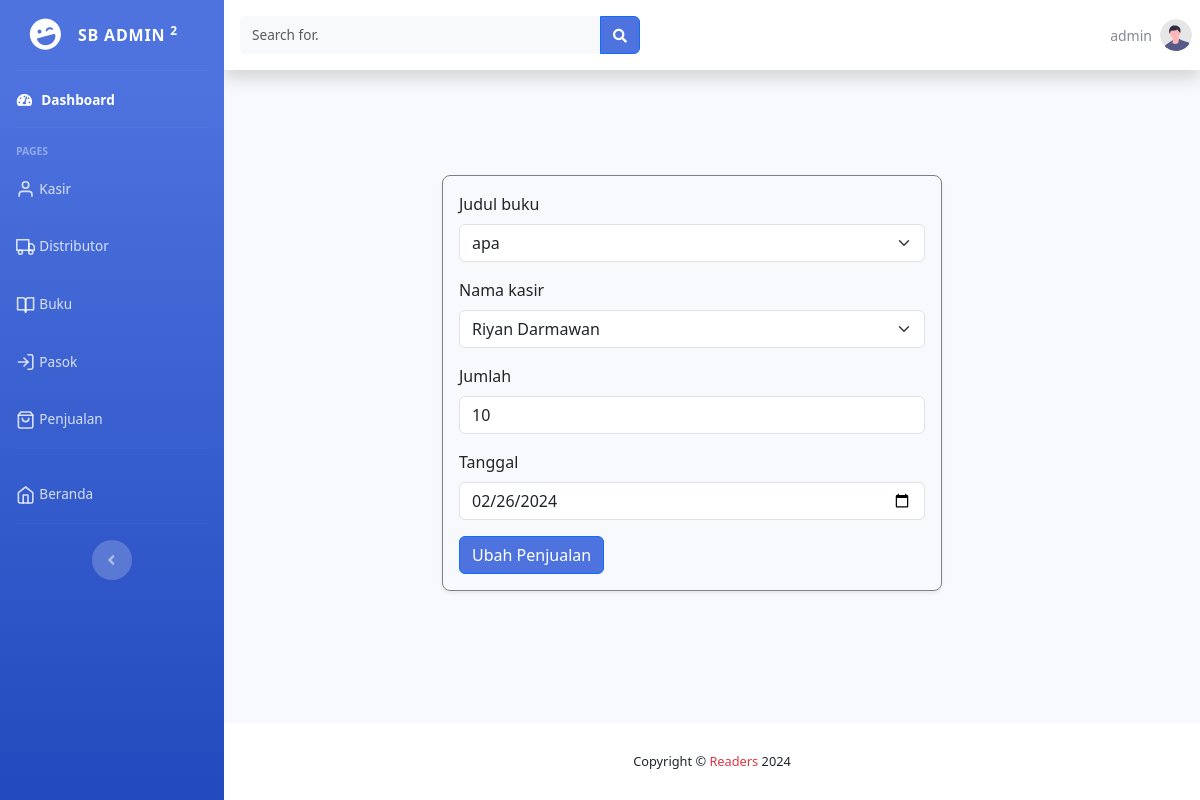
Screenshot of /dashboard/penjualan/ubah.php?id=2 (signed in) with the database file from the repository.
### tables this page shows
CREATE TABLE `kasir` (
  `id_kasir` int NOT NULL,
  `nama` varchar(35) DEFAULT NULL,
  `alamat` text,
  `telepon` varchar(13) DEFAULT NULL,
  `status` enum('online','offline') DEFAULT NULL,
  `username` varchar(30) DEFAULT NULL,
  `password` varchar(60) DEFAULT NULL,
  `akses` enum('admin','kasir') DEFAULT NULL
);

CREATE TABLE `penjualan` (
  `id_penjualan` int NOT NULL,
  `id_buku` int DEFAULT NULL,
  `id_kasir` int DEFAULT NULL,
  `jumlah` int DEFAULT NULL,
  `total` int DEFAULT NULL,
  `tanggal` date DEFAULT NULL
);

### dashboard/penjualan/ubah.php (the view, shortened to what this page needs)
<?php
include '../../koneksi_database.php';
$sql = 'SELECT buku.id_buku, buku.judul, buku.harga_jual
        FROM penjualan
        RIGHT JOIN buku ON penjualan.id_buku = buku.id_buku';
$books = $conn->query($sql);
$sql = 'SELECT kasir.id_kasir, kasir.nama
        FROM penjualan
        RIGHT JOIN kasir ON penjualan.id_kasir = kasir.id_kasir';
$cashiers = $conn->query($sql);
$sql = 'SELECT * FROM penjualan WHERE id_penjualan=' . $_GET['id'];
$penjualan = $conn->query($sql)->fetch_assoc();
include '../layout/header.php';
include '../layout/sidebar.php';
?>
<div id="content-wrapper" class="d-flex flex-column">
    <div id="content">
        <?php include '../layout/topbar.php' ?>
        <div class="container-fluid container-wrap">
            <div class="wrap">
                <form action="" method="post" class="form-container shadow-sm">
                    <div class="mb-3">
                        <label for="id_buku" class="form-label">Judul buku</label>
                        <select class="form-select" id="id_buku" name="id_buku" aria-describedby="emailHelp" aria-label="Default select example">
                            <?php foreach ($books as $book) : ?>
                                <option value="<?= $book['id_buku'] ?>"><?= $book['judul'] ?></option>
                            <?php endforeach; ?>
                        </select>
                    </div>
                    <div class="mb-3">
                        <label for="id_kasir" class="form-label">Nama kasir</label>
                        <select class="form-select" id="id_kasir" name="id_kasir" aria-describedby="emailHelp" aria-label="Default select example">
                            <?php foreach ($cashiers as $cashier) : ?>
                                <option value="<?= $cashier['id_kasir'] ?>"><?= $cashier['nama'] ?></option>
                            <?php endforeach; ?>
                        </select>
                    </div>
                    <div class="mb-3">
                        <label for="jumlah" class="form-label">Jumlah</label>
                        <input type="num" class="form-control" id="jumlah" name="jumlah" aria-describedby="emailHelp" value="<?= $penjualan['jumlah'] ?>">
                    </div>
                    <div class="mb-3">
                        <label for="tanggal" class="form-label">Tanggal</label>
                        <input type="date" class="form-control" id="tanggal" name="tanggal" aria-describedby="emailHelp" value="<?= $penjualan['tanggal'] ?>">
                    </div>
                    <button type="submit" name="submit" class="btn btn-primary bg-[#4e73df]">Ubah Penjualan</button>
                </form>
            </div>
        </div>
    </div>
    <?php include '../layout/footer.php' ?>

### dashboard/layout/topbar.php (shortened to what this page needs)
<?php
$sql = 'SELECT * FROM kasir WHERE username="' . $_SESSION['login'] . '"';
$login = $conn->query($sql)->fetch_assoc();
?>
<nav class="navbar navbar-expand navbar-light bg-white topbar mb-4 static-top shadow">
    <form class="d-none d-sm-inline-block form-inline mr-auto ml-md-3 my-2 my-md-0 mw-100 navbar-search" action="" method="get">
        <div class="input-group">
            <input type="text" class="form-control bg-light border-0 small" placeholder="Search for." aria-label="Search" aria-describedby="basic-addon2" id="search" name="search" autocomplete="off">
            <div class="input-group-append">
                <button class="btn btn-primary bg-[#4e73df]" type="submit">
                    <i class="fas fa-search fa-sm"></i>
                </button>
            </div>
        </div>
    </form>
    <ul class="navbar-nav ml-auto">
        <li class="nav-item dropdown no-arrow">
            <a class="nav-link dropdown-toggle" href="#" id="userDropdown" role="button" data-toggle="dropdown" aria-haspopup="true" aria-expanded="false">
                <span class="mr-2 d-none d-lg-inline text-gray-600 small"><?= $login['nama'] ?></span>
                <img class="img-profile rounded-circle" src="/assets/img/undraw_profile.svg">
            </a>
        </li>
    </ul>
</nav>

### assets/css/style.css (style rules this page uses)
.container-wrap { height: 100%; }
.wrap { width: 100%; height: 80%; display: flex; justify-content: center; align-items: center; transform: translate(-20px); }
.form-container { margin: auto; display: inline-block; border: 1px solid gray; padding: 1rem; border-radius: .5rem; width: 500px; }

### rows the page displays
kasir: nama "admin"
penjualan: jumlah "10", tanggal "02/26/2024"

### other values shown
form field id_buku "apa"
form field id_kasir "Riyan Darmawan"
